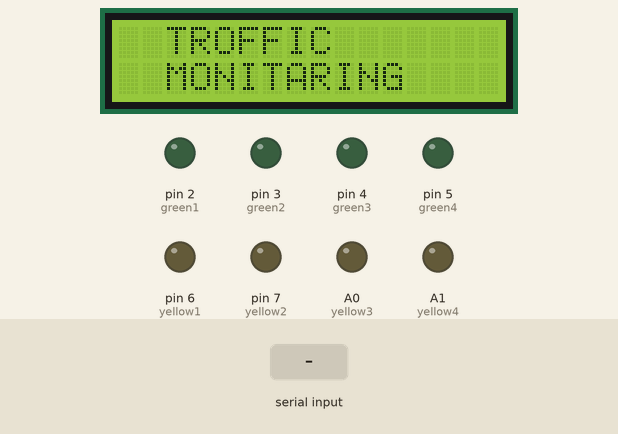
The sketch below on a simulated Arduino Uno, built with avr-gcc and run on an emulated ATmega328P. On the bench: 16×2 character LCD, output pins drawn as LEDs (lit = HIGH). Inputs (shaded band) come from the test bench. What the sketch prints to the serial monitor is not drawn.

Above: at 0.1 s.
3.3 s: "A" received over Serial
At 3.8 s:
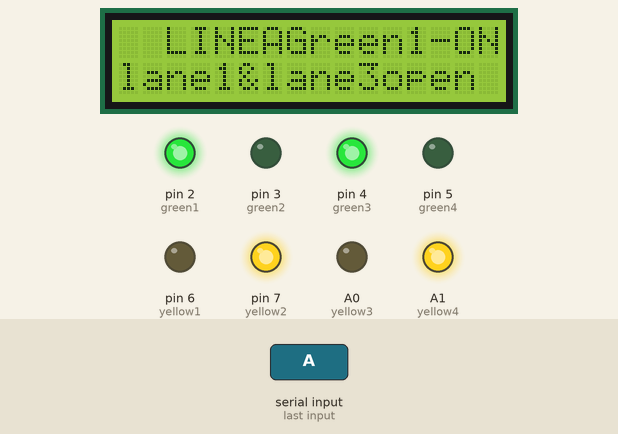
Timing chart, 0 to 6.3 s (numbered marks = the images above; inputs shaded):
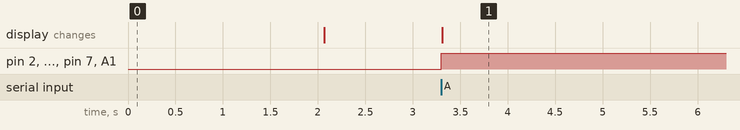

The sketch:

traffic.ino
```cpp
#include <LiquidCrystal.h>
LiquidCrystal lcd(13, 12, 11, 10, 9, 8);
#define green1 2
#define green2 3
#define green3 4
#define green4 5
#define yellow1 6
#define yellow2 7
#define yellow3 A0
#define yellow4 A1

void iott(String data);

void setup() {
  // put your setup code here, to run once:
  Serial.begin(9600);
  pinMode(green1, OUTPUT);
  pinMode(green2, OUTPUT);
  pinMode(green3, OUTPUT);
  pinMode(green4, OUTPUT);
  pinMode(yellow1, OUTPUT);
  pinMode(yellow2, OUTPUT);
  pinMode(yellow3, OUTPUT);
  pinMode(yellow4, OUTPUT);
  lcd.begin(16, 2);
  lcd.clear();
  lcd.setCursor(2, 0);
  lcd.print("TROFFIC");
  lcd.setCursor(2, 1);
  lcd.print("MONITARING");
  delay(2000);
  lcd.clear();
}

void loop() {
  // put your main code here, to run repeatedly:

  //  Serial.print("lineA");
  //
  //  digitalWrite(green1, HIGH);
  //  digitalWrite(yellow1, LOW);
  //  digitalWrite(green2, HIGH);
  //  digitalWrite(yellow2, LOW);
  //  delay(10000);
  //  digitalWrite(green3, LOW);
  //  digitalWrite(yellow3, HIGH);
  //  digitalWrite(green4, LOW);
  //  digitalWrite(yellow4, HIGH);
  while (Serial.available() > 0) {
    char inchar = Serial.read();
    switch (inchar) {

      case 'A':
        Serial.print("line A");
        lcd.setCursor(2, 0);
        lcd.print("LINEA");
        digitalWrite(green1, HIGH);
        lcd.print("Green1-ON");
        digitalWrite(yellow1, LOW);
        digitalWrite(green2, LOW);
        lcd.print("Green2-OFF");
        digitalWrite(yellow2, HIGH);
        digitalWrite(green3, HIGH);
        lcd.print("Green3-ON");
        digitalWrite(yellow3, LOW);
        digitalWrite(green4, LOW);
        digitalWrite(yellow4, HIGH);
        lcd.print("yellow-ON");
        lcd.setCursor(0, 1);
        lcd.print("lane1&lane3open");
        iott("*LANE ONE OPEN\n#");
        iott("*LANE THREE OPEN#");
        break;
      case 'B':
        Serial.print("line B");
        lcd.setCursor(2, 0);
        lcd.print("LINE B");
        digitalWrite(green1, LOW);
        digitalWrite(yellow1, HIGH);
        digitalWrite(green2, HIGH);
        digitalWrite(yellow2, LOW);
        digitalWrite(green3, LOW);
        digitalWrite(yellow3, HIGH);
        digitalWrite(green4, HIGH);
        digitalWrite(yellow4, LOW);
        lcd.setCursor(0, 1);
        lcd.print("lane2&lane4open");
        iott("*LANE TWO OPEN \n#");
        iott("*LANE FOUR OPEN#");
    }
  }
}
  void iott(String data)
    {
      for (int i = 0; i < data.length(); i++)
      {
        Serial.write(data[i]);
      }
      delay(3000);
    }
```

Measured:
- after the input at 3.3 s, pin 2 (green1), pin 4 (green3), pin 7 (yellow2), A1 (yellow4): LOW → HIGH at once; the display: changes at once (image 1)
